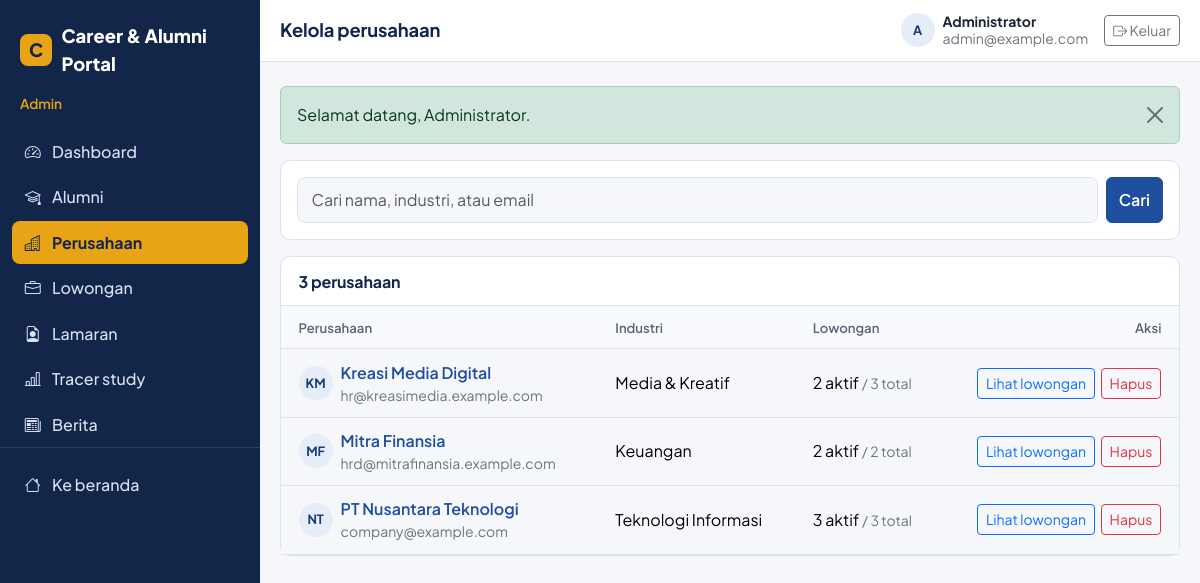
The app's page /admin/companies/index.php (signed in) with its own data.
### tables this page shows
CREATE TABLE companies (
  id INT UNSIGNED AUTO_INCREMENT PRIMARY KEY,
  user_id INT UNSIGNED NOT NULL UNIQUE,
  name VARCHAR(150) NOT NULL,
  email VARCHAR(150) NULL,
  phone VARCHAR(20) NULL,
  address TEXT NULL,
  website VARCHAR(255) NULL,
  industry VARCHAR(100) NULL,
  description TEXT NULL,
  logo VARCHAR(255) NULL,
  created_at TIMESTAMP NOT NULL DEFAULT CURRENT_TIMESTAMP,
  updated_at TIMESTAMP NOT NULL DEFAULT CURRENT_TIMESTAMP ON UPDATE CURRENT_TIMESTAMP,
  CONSTRAINT fk_company_user FOREIGN KEY (user_id) REFERENCES users(id) ON DELETE CASCADE
);

CREATE TABLE users (
  id INT UNSIGNED AUTO_INCREMENT PRIMARY KEY,
  email VARCHAR(150) NOT NULL UNIQUE,
  password_hash VARCHAR(255) NOT NULL,
  role ENUM('admin','alumni','company') NOT NULL,
  is_active TINYINT(1) NOT NULL DEFAULT 1,
  created_at TIMESTAMP NOT NULL DEFAULT CURRENT_TIMESTAMP,
  updated_at TIMESTAMP NOT NULL DEFAULT CURRENT_TIMESTAMP ON UPDATE CURRENT_TIMESTAMP,
  INDEX idx_users_role (role)
);

### config/database.php (called while the page is built, shortened)
<?php
function db(): PDO
{
    static $pdo = null;
    if ($pdo === null) {
        $dsn = 'mysql:host=' . DB_HOST . ';dbname=' . DB_NAME . ';charset=' . DB_CHARSET;
        try {
            $pdo = new PDO($dsn, DB_USER, DB_PASS, [
                PDO::ATTR_ERRMODE            => PDO::ERRMODE_EXCEPTION,
                PDO::ATTR_DEFAULT_FETCH_MODE => PDO::FETCH_ASSOC,
                PDO::ATTR_EMULATE_PREPARES   => false,
            ]);
        } catch (PDOException $e) {
            error_log('DB connection failed: ' . $e->getMessage());
            http_response_code(500);
            exit('Koneksi database gagal. Pastikan MySQL di XAMPP sudah berjalan, database sudah diimport, dan config/database.php sudah benar.');
        }
    }
    return $pdo;
}
function db_all(string $sql, array $params = []): array
{
    $stmt = db()->prepare($sql);
    $stmt->execute($params);
    return $stmt->fetchAll();
}
function db_scalar(string $sql, array $params = [])
{
    $stmt = db()->prepare($sql);
    $stmt->execute($params);
    return $stmt->fetchColumn();
}

### admin/companies/index.php (the view, shortened to what this page needs)
<?php
$q = mb_substr(trim($_GET['q'] ?? ''), 0, 100);
$page = max(1, (int) ($_GET['page'] ?? 1));
$perPage = 12;
$where = []; $params = [];
$whereSql = $where ? 'WHERE ' . implode(' AND ', $where) : '';
$from = 'FROM companies c JOIN users u ON u.id = c.user_id';
$total  = (int) db_scalar("SELECT COUNT(*) $from $whereSql", $params);
$pages  = max(1, (int) ceil($total / $perPage));
$page   = min($page, $pages);
$offset = ($page - 1) * $perPage;
$rows = db_all("SELECT c.id, c.name, c.logo, c.industry, u.email,
                       (SELECT COUNT(*) FROM jobs j WHERE j.company_id = c.id) AS total_jobs,
                       (SELECT COUNT(*) FROM jobs j WHERE j.company_id = c.id AND j.status = 'open' AND j.deadline >= CURDATE()) AS open_jobs
                $from $whereSql ORDER BY c.id DESC LIMIT $perPage OFFSET $offset", $params);
$backQs = http_build_query(array_filter(['q' => $q, 'page' => $page]));
include __DIR__ . '/../../components/head.php';
include __DIR__ . '/../../components/sidebar.php';
?>
<form method="get" class="filter-bar mb-3 d-flex gap-2">
  <input type="search" class="form-control" name="q" value="<?= e($q) ?>" placeholder="Cari nama, industri, atau email">
  <button class="btn btn-primary" type="submit">Cari</button>
</form>
<div class="panel">
  <div class="panel-head"><h2><?= e($total) ?> perusahaan</h2></div>
  <?php if (!$rows): ?>
    <div class="empty-state"><i class="bi bi-buildings"></i>Tidak ada data yang cocok.</div>
  <?php else: ?>
    <div class="table-responsive"><table class="table table-clean">
      <thead><tr><th>Perusahaan</th><th>Industri</th><th>Lowongan</th><th class="text-end">Aksi</th></tr></thead>
      <tbody>
      <?php foreach ($rows as $r): ?>
        <tr>
          <td>
            <div class="d-flex gap-2 align-items-center">
              <?= avatar_html($r['name'], $r['logo'], 'avatar-sm') ?>
              <div class="min-w-0">
                <a class="fw-semibold text-decoration-none" href="<?= e(url('company/profile-view.php?id=' . (int) $r['id'])) ?>"><?= e($r['name']) ?></a>
                <div class="small text-secondary"><?= e($r['email']) ?></div>
              </div>
            </div>
          </td>
          <td><?= e($r['industry'] ?: '-') ?></td>
          <td><?= (int) $r['open_jobs'] ?> aktif <span class="text-secondary small">/ <?= (int) $r['total_jobs'] ?> total</span></td>
          <td>
            <div class="table-actions">
              <a class="btn btn-outline-primary btn-sm" href="<?= e(url('admin/jobs/index.php?company_id=' . (int) $r['id'])) ?>">Lihat lowongan</a>
              <button type="button" class="btn btn-outline-danger btn-sm js-delete" data-bs-toggle="modal" data-bs-target="#delModal"
                      data-name="<?= e($r['name']) ?>" data-id="<?= (int) $r['id'] ?>" data-field="company_id" data-back="<?= e($backQs) ?>">Hapus</button>
            </div>
          </td>
        </tr>
      <?php endforeach; ?>
      </tbody>
    </table></div>
  <?php endif; ?>
</div>
<?php include __DIR__ . '/../../components/dash_end.php'; ?>

### config/helpers.php (shortened to what this page needs)
<?php
function e($value): string
{
    return htmlspecialchars((string) $value, ENT_QUOTES | ENT_SUBSTITUTE, 'UTF-8');
}
function url(string $path = ''): string
{
    return BASE_URL . '/' . ltrim($path, '/');
}
function render_flashes(): string
{
    $html = '';
    foreach ($_SESSION['flash'] ?? [] as $f) {
        $html .= '<div class="alert alert-' . e($f['type']) . ' alert-dismissible fade show" role="alert">'
              .  e($f['message'])
              .  '<button type="button" class="btn-close" data-bs-dismiss="alert" aria-label="Tutup"></button></div>';
    }
    return $html;
}
function initials(string $name): string
{
    $name  = preg_replace('/^(PT|CV)\s+/i', '', trim($name));
    $parts = preg_split('/\s+/', $name, -1, PREG_SPLIT_NO_EMPTY);
    $out   = '';
    foreach (array_slice($parts, 0, 2) as $p) {
        $out .= mb_strtoupper(mb_substr($p, 0, 1));
    }
    return $out !== '' ? $out : '?';
}
function logo_url(?string $filename): ?string
{
    return null;
}
function avatar_html(string $name, ?string $logo = null, string $extra = ''): string
{
    $src = logo_url($logo);
    return '<span class="avatar-box ' . e($extra) . '">' . e(initials($name)) . '</span>';
}

### assets/css/style.css (style rules this page uses)
:root { --navy: #12264a; --blue: #1f4e9e; --blue-dark: #183d7c; --gold: #e8a317; --surface: #f5f7fb; --card: #ffffff; --line: #dce3ee; --ink: #1b2333; --muted: #5b6577; --success: #1e8e5a; --danger: #c0392b; --radius: 10px; --bs-primary: var(--blue); --bs-body-font-family: 'Plus Jakarta Sans', system-ui, -apple-system, 'Segoe UI', sans-serif; --bs-body-color: var(--ink); --bs-body-bg: var(--surface); }
body { font-family: var(--bs-body-font-family); color: var(--ink); background: var(--surface); }
h1, h2, h3, h4, h5 { color: var(--navy); font-weight: 700; letter-spacing: -0.01em; }
a { color: var(--blue); }
.btn-primary { --bs-btn-bg: var(--blue); --bs-btn-border-color: var(--blue); --bs-btn-hover-bg: var(--blue-dark); --bs-btn-hover-border-color: var(--blue-dark); --bs-btn-active-bg: var(--blue-dark); --bs-btn-active-border-color: var(--blue-dark); font-weight: 600; }
.form-control, .form-select { border-color: var(--line); border-radius: 8px; padding: .65rem .85rem; }
.avatar-box { width: 44px; height: 44px; border-radius: 10px; background: #e6edf8; color: var(--blue-dark); display: grid; place-items: center; font-weight: 700; flex: none; }
.avatar-sm { width: 34px; height: 34px; font-size: .8rem; border-radius: 50%; }
.min-w-0 { min-width: 0; }
.panel { background: #fff; border: 1px solid var(--line); border-radius: var(--radius); }
.panel-head { padding: .9rem 1.1rem; border-bottom: 1px solid var(--line); display: flex; justify-content: space-between; align-items: center; gap: 1rem; }
.panel-head h2 { font-size: 1rem; margin: 0; }
.table-clean { margin: 0; }
.table-clean th { font-size: .82rem; color: var(--muted); font-weight: 600; background: #f8fafd; white-space: nowrap; }
.table-clean td, .table-clean th { padding: .7rem 1.1rem; vertical-align: middle; }
.filter-bar { background: #fff; border: 1px solid var(--line); border-radius: var(--radius); padding: 1rem; }
.table-actions { display: flex; gap: .35rem; justify-content: flex-end; flex-wrap: wrap; }

### records on screen
companies: name "KM", name "Kreasi Media Digital", user.email "hr@kreasimedia.example.com", industry "Media & Kreatif", open_jobs "2", total_jobs "3"
companies: name "MF", name "Mitra Finansia", user.email "hrd@mitrafinansia.example.com", industry "Keuangan", open_jobs "2", total_jobs "2"
companies: name "NT", name "PT Nusantara Teknologi", user.email "company@example.com", industry "Teknologi Informasi", open_jobs "3", total_jobs "3"

### other values on screen
APP_NAME "Career & Alumni Portal"
$roleLabels[$sbRole] "Admin"
$label "Dashboard"
$label "Alumni"
$label "Perusahaan"
$label "Lowongan"
$label "Lamaran"
$label "Tracer study"
$label "Berita"
$pageTitle "Kelola perusahaan"
initials($sbUser['name']) "A"
$sbUser['name'] "Administrator"
$sbUser['email'] "admin@example.com"
$f['message'] "Selamat datang, Administrator."
$total "3"
